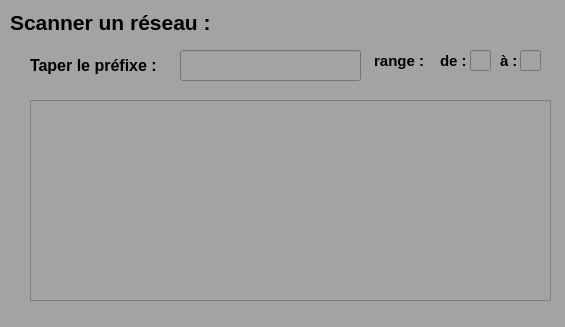
<?xml version="1.0" encoding="UTF-8"?>
<ui version="4.0">
 <class>MainWindow</class>
 <widget class="QMainWindow" name="MainWindow">
  <property name="geometry">
   <rect>
    <x>0</x>
    <y>0</y>
    <width>565</width>
    <height>327</height>
   </rect>
  </property>
  <property name="windowTitle">
   <string>MainWindow</string>
  </property>
  <property name="styleSheet">
   <string notr="true">background:#a3a3a3;</string>
  </property>
  <widget class="QWidget" name="centralwidget">
   <widget class="QLabel" name="label">
    <property name="geometry">
     <rect>
      <x>30</x>
      <y>50</y>
      <width>161</width>
      <height>31</height>
     </rect>
    </property>
    <property name="font">
     <font>
      <pointsize>12</pointsize>
      <weight>75</weight>
      <bold>true</bold>
     </font>
    </property>
    <property name="text">
     <string>Taper le préfixe :</string>
    </property>
   </widget>
   <widget class="QLineEdit" name="prefixe">
    <property name="geometry">
     <rect>
      <x>180</x>
      <y>50</y>
      <width>181</width>
      <height>31</height>
     </rect>
    </property>
   </widget>
   <widget class="QLabel" name="label_2">
    <property name="geometry">
     <rect>
      <x>10</x>
      <y>10</y>
      <width>206</width>
      <height>25</height>
     </rect>
    </property>
    <property name="font">
     <font>
      <pointsize>16</pointsize>
      <weight>75</weight>
      <bold>true</bold>
     </font>
    </property>
    <property name="text">
     <string>Scanner un réseau :</string>
    </property>
   </widget>
   <widget class="QLabel" name="label_3">
    <property name="geometry">
     <rect>
      <x>370</x>
      <y>50</y>
      <width>71</width>
      <height>21</height>
     </rect>
    </property>
    <property name="font">
     <font>
      <pointsize>11</pointsize>
      <weight>75</weight>
      <bold>true</bold>
     </font>
    </property>
    <property name="text">
     <string> range :</string>
    </property>
   </widget>
   <widget class="QLabel" name="label_4">
    <property name="geometry">
     <rect>
      <x>440</x>
      <y>50</y>
      <width>31</width>
      <height>21</height>
     </rect>
    </property>
    <property name="font">
     <font>
      <pointsize>11</pointsize>
      <weight>75</weight>
      <bold>true</bold>
     </font>
    </property>
    <property name="text">
     <string>de :</string>
    </property>
   </widget>
   <widget class="QLineEdit" name="r1">
    <property name="geometry">
     <rect>
      <x>470</x>
      <y>50</y>
      <width>21</width>
      <height>21</height>
     </rect>
    </property>
   </widget>
   <widget class="QLabel" name="label_5">
    <property name="geometry">
     <rect>
      <x>500</x>
      <y>50</y>
      <width>16</width>
      <height>21</height>
     </rect>
    </property>
    <property name="font">
     <font>
      <pointsize>11</pointsize>
      <weight>75</weight>
      <bold>true</bold>
     </font>
    </property>
    <property name="text">
     <string>à :</string>
    </property>
   </widget>
   <widget class="QLineEdit" name="r2">
    <property name="geometry">
     <rect>
      <x>520</x>
      <y>50</y>
      <width>21</width>
      <height>21</height>
     </rect>
    </property>
   </widget>
   <widget class="QListView" name="listView">
    <property name="geometry">
     <rect>
      <x>30</x>
      <y>100</y>
      <width>521</width>
      <height>201</height>
     </rect>
    </property>
   </widget>
  </widget>
  <widget class="QMenuBar" name="menubar">
   <property name="geometry">
    <rect>
     <x>0</x>
     <y>0</y>
     <width>565</width>
     <height>21</height>
    </rect>
   </property>
  </widget>
 </widget>
 <resources/>
 <connections/>
</ui>
